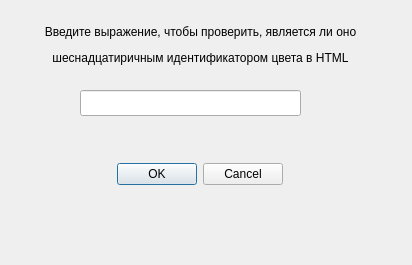
<?xml version="1.0" encoding="UTF-8"?>
<ui version="4.0">
 <class>MainRegular</class>
 <widget class="QMainWindow" name="MainRegular">
  <property name="geometry">
   <rect>
    <x>0</x>
    <y>0</y>
    <width>412</width>
    <height>265</height>
   </rect>
  </property>
  <property name="windowTitle">
   <string>MainRegular</string>
  </property>
  <widget class="QWidget" name="centralwidget">
   <widget class="QLabel" name="label">
    <property name="geometry">
     <rect>
      <x>10</x>
      <y>10</y>
      <width>381</width>
      <height>71</height>
     </rect>
    </property>
    <property name="text">
     <string>&lt;html&gt;&lt;head/&gt;&lt;body&gt;&lt;p align=&quot;center&quot;&gt;Введите выражение, чтобы проверить, является ли оно&lt;/p&gt;&lt;p align=&quot;center&quot;&gt;шеснадцатиричным идентификатором цвета в HTML&lt;/p&gt;&lt;/body&gt;&lt;/html&gt;</string>
    </property>
   </widget>
   <widget class="QLineEdit" name="lineEdit">
    <property name="geometry">
     <rect>
      <x>80</x>
      <y>90</y>
      <width>221</width>
      <height>26</height>
     </rect>
    </property>
   </widget>
   <widget class="QLabel" name="label_2">
    <property name="geometry">
     <rect>
      <x>20</x>
      <y>220</y>
      <width>371</width>
      <height>20</height>
     </rect>
    </property>
    <property name="text">
     <string/>
    </property>
   </widget>
   <widget class="QDialogButtonBox" name="buttonBox">
    <property name="geometry">
     <rect>
      <x>90</x>
      <y>160</y>
      <width>193</width>
      <height>29</height>
     </rect>
    </property>
    <property name="standardButtons">
     <set>QDialogButtonBox::Cancel|QDialogButtonBox::Ok</set>
    </property>
   </widget>
  </widget>
 </widget>
 <resources/>
 <connections/>
</ui>
